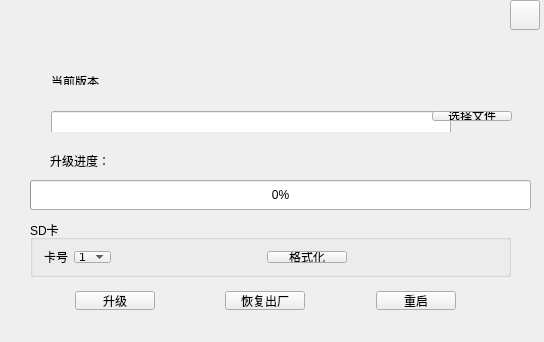
<?xml version="1.0" encoding="UTF-8"?>
<ui version="4.0">
 <class>Upgrade</class>
 <widget class="QWidget" name="Upgrade">
  <property name="geometry">
   <rect>
    <x>0</x>
    <y>0</y>
    <width>544</width>
    <height>342</height>
   </rect>
  </property>
  <property name="windowTitle">
   <string>Upgrade</string>
  </property>
  <widget class="QGroupBox" name="groupBox">
   <property name="geometry">
    <rect>
     <x>30</x>
     <y>220</y>
     <width>481</width>
     <height>57</height>
    </rect>
   </property>
   <property name="title">
    <string>SD卡</string>
   </property>
   <layout class="QGridLayout" name="gridLayout_2">
    <item row="0" column="0">
     <layout class="QHBoxLayout" name="horizontalLayout_3">
      <item>
       <widget class="QLabel" name="label_2">
        <property name="text">
         <string>卡号</string>
        </property>
       </widget>
      </item>
      <item>
       <widget class="QComboBox" name="comboBox">
        <property name="sizeIncrement">
         <size>
          <width>40</width>
          <height>0</height>
         </size>
        </property>
        <item>
         <property name="text">
          <string>1</string>
         </property>
        </item>
        <item>
         <property name="text">
          <string>2</string>
         </property>
        </item>
       </widget>
      </item>
      <item>
       <spacer name="horizontalSpacer_4">
        <property name="orientation">
         <enum>Qt::Horizontal</enum>
        </property>
        <property name="sizeHint" stdset="0">
         <size>
          <width>40</width>
          <height>20</height>
         </size>
        </property>
       </spacer>
      </item>
      <item>
       <widget class="QPushButton" name="btnFormat">
        <property name="text">
         <string>格式化</string>
        </property>
       </widget>
      </item>
      <item>
       <spacer name="horizontalSpacer_8">
        <property name="orientation">
         <enum>Qt::Horizontal</enum>
        </property>
        <property name="sizeHint" stdset="0">
         <size>
          <width>40</width>
          <height>20</height>
         </size>
        </property>
       </spacer>
      </item>
     </layout>
    </item>
   </layout>
  </widget>
  <widget class="QWidget" name="layoutWidget">
   <property name="geometry">
    <rect>
     <x>40</x>
     <y>65</y>
     <width>481</width>
     <height>31</height>
    </rect>
   </property>
   <layout class="QHBoxLayout" name="horizontalLayout">
    <item>
     <widget class="QLabel" name="label">
      <property name="sizePolicy">
       <sizepolicy hsizetype="Expanding" vsizetype="Preferred">
        <horstretch>0</horstretch>
        <verstretch>0</verstretch>
       </sizepolicy>
      </property>
      <property name="maximumSize">
       <size>
        <width>60</width>
        <height>16777215</height>
       </size>
      </property>
      <property name="text">
       <string>当前版本</string>
      </property>
     </widget>
    </item>
    <item>
     <widget class="QLabel" name="label_Version">
      <property name="sizePolicy">
       <sizepolicy hsizetype="Expanding" vsizetype="Preferred">
        <horstretch>0</horstretch>
        <verstretch>0</verstretch>
       </sizepolicy>
      </property>
      <property name="maximumSize">
       <size>
        <width>16677215</width>
        <height>40</height>
       </size>
      </property>
      <property name="frameShape">
       <enum>QFrame::NoFrame</enum>
      </property>
      <property name="text">
       <string/>
      </property>
     </widget>
    </item>
   </layout>
  </widget>
  <widget class="QWidget" name="layoutWidget">
   <property name="geometry">
    <rect>
     <x>10</x>
     <y>280</y>
     <width>521</width>
     <height>41</height>
    </rect>
   </property>
   <layout class="QHBoxLayout" name="horizontalLayout_2">
    <property name="spacing">
     <number>6</number>
    </property>
    <property name="leftMargin">
     <number>0</number>
    </property>
    <item>
     <spacer name="horizontalSpacer">
      <property name="orientation">
       <enum>Qt::Horizontal</enum>
      </property>
      <property name="sizeHint" stdset="0">
       <size>
        <width>40</width>
        <height>20</height>
       </size>
      </property>
     </spacer>
    </item>
    <item>
     <widget class="QPushButton" name="btnUpgrade">
      <property name="sizePolicy">
       <sizepolicy hsizetype="Preferred" vsizetype="Preferred">
        <horstretch>0</horstretch>
        <verstretch>0</verstretch>
       </sizepolicy>
      </property>
      <property name="minimumSize">
       <size>
        <width>50</width>
        <height>0</height>
       </size>
      </property>
      <property name="maximumSize">
       <size>
        <width>16777215</width>
        <height>35</height>
       </size>
      </property>
      <property name="text">
       <string>升级</string>
      </property>
     </widget>
    </item>
    <item>
     <spacer name="horizontalSpacer_2">
      <property name="orientation">
       <enum>Qt::Horizontal</enum>
      </property>
      <property name="sizeHint" stdset="0">
       <size>
        <width>40</width>
        <height>20</height>
       </size>
      </property>
     </spacer>
    </item>
    <item>
     <widget class="QPushButton" name="btnRestore">
      <property name="sizePolicy">
       <sizepolicy hsizetype="Preferred" vsizetype="Preferred">
        <horstretch>0</horstretch>
        <verstretch>0</verstretch>
       </sizepolicy>
      </property>
      <property name="minimumSize">
       <size>
        <width>50</width>
        <height>0</height>
       </size>
      </property>
      <property name="maximumSize">
       <size>
        <width>16777215</width>
        <height>35</height>
       </size>
      </property>
      <property name="text">
       <string>恢复出厂</string>
      </property>
     </widget>
    </item>
    <item>
     <spacer name="horizontalSpacer_3">
      <property name="orientation">
       <enum>Qt::Horizontal</enum>
      </property>
      <property name="sizeHint" stdset="0">
       <size>
        <width>40</width>
        <height>20</height>
       </size>
      </property>
     </spacer>
    </item>
    <item>
     <widget class="QPushButton" name="btnRestart">
      <property name="sizePolicy">
       <sizepolicy hsizetype="Preferred" vsizetype="Preferred">
        <horstretch>0</horstretch>
        <verstretch>0</verstretch>
       </sizepolicy>
      </property>
      <property name="minimumSize">
       <size>
        <width>50</width>
        <height>0</height>
       </size>
      </property>
      <property name="maximumSize">
       <size>
        <width>16777215</width>
        <height>35</height>
       </size>
      </property>
      <property name="text">
       <string>重启</string>
      </property>
     </widget>
    </item>
    <item>
     <spacer name="horizontalSpacer_6">
      <property name="orientation">
       <enum>Qt::Horizontal</enum>
      </property>
      <property name="sizeHint" stdset="0">
       <size>
        <width>40</width>
        <height>20</height>
       </size>
      </property>
     </spacer>
    </item>
   </layout>
  </widget>
  <widget class="QProgressBar" name="progressBar">
   <property name="geometry">
    <rect>
     <x>30</x>
     <y>180</y>
     <width>501</width>
     <height>30</height>
    </rect>
   </property>
   <property name="minimumSize">
    <size>
     <width>0</width>
     <height>30</height>
    </size>
   </property>
   <property name="value">
    <number>0</number>
   </property>
  </widget>
  <widget class="QWidget" name="layoutWidget">
   <property name="geometry">
    <rect>
     <x>40</x>
     <y>100</y>
     <width>483</width>
     <height>32</height>
    </rect>
   </property>
   <layout class="QHBoxLayout" name="horizontalLayout_4">
    <item>
     <widget class="QLineEdit" name="lineEdit">
      <property name="sizePolicy">
       <sizepolicy hsizetype="Expanding" vsizetype="Preferred">
        <horstretch>0</horstretch>
        <verstretch>0</verstretch>
       </sizepolicy>
      </property>
      <property name="minimumSize">
       <size>
        <width>400</width>
        <height>30</height>
       </size>
      </property>
      <property name="maximumSize">
       <size>
        <width>16777215</width>
        <height>35</height>
       </size>
      </property>
     </widget>
    </item>
    <item>
     <widget class="QPushButton" name="btnSelect">
      <property name="text">
       <string>选择文件</string>
      </property>
     </widget>
    </item>
   </layout>
  </widget>
  <widget class="QLabel" name="label_Status">
   <property name="geometry">
    <rect>
     <x>50</x>
     <y>150</y>
     <width>141</width>
     <height>21</height>
    </rect>
   </property>
   <property name="text">
    <string>升级进度：</string>
   </property>
  </widget>
  <widget class="QPushButton" name="btnClose">
   <property name="geometry">
    <rect>
     <x>510</x>
     <y>0</y>
     <width>30</width>
     <height>30</height>
    </rect>
   </property>
   <property name="minimumSize">
    <size>
     <width>30</width>
     <height>30</height>
    </size>
   </property>
   <property name="maximumSize">
    <size>
     <width>30</width>
     <height>30</height>
    </size>
   </property>
   <property name="text">
    <string/>
   </property>
   <property name="icon">
    <iconset>
     <normaloff>:/res/SoftIcon/Cancel.png</normaloff>:/res/SoftIcon/Cancel.png</iconset>
   </property>
   <property name="iconSize">
    <size>
     <width>30</width>
     <height>30</height>
    </size>
   </property>
  </widget>
 </widget>
 <layoutdefault spacing="6" margin="11"/>
 <resources>
  <include location="../res.qrc"/>
 </resources>
 <connections/>
</ui>
